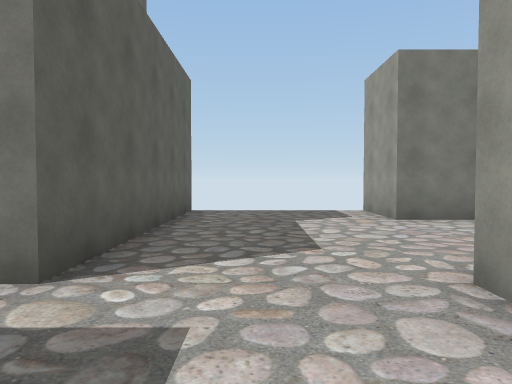
[1] (above)

24 first-person views from a walk through a 3-D level made in the Unity game engine. The camera is 1.3 m above the floor, tilts 2° down and sees 70° across. The floor is counted in squares, 1.8 m on a side. Each view is taken from the middle of a square. On the plan, view 1 faces up. The plan holds only what a view shows up to about 11 squares ahead; the rest is blank. The place goes on beyond the plan. The player is left out. Some surface patterns are stand-ins.

[2]
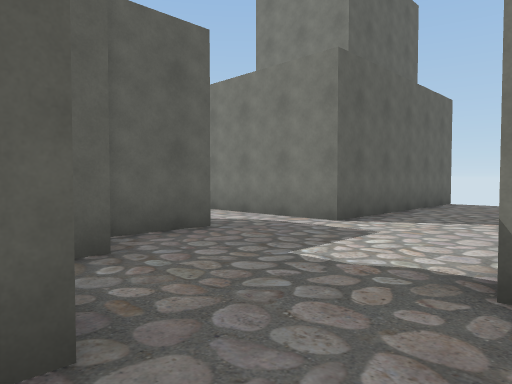

[3]
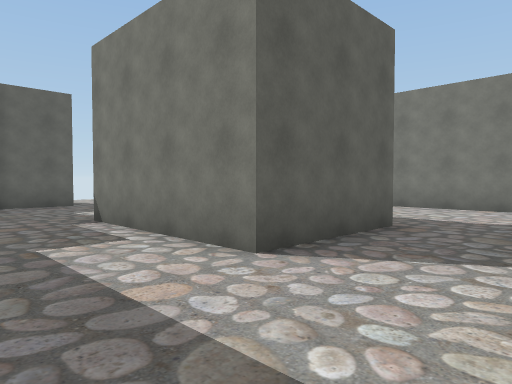

[4]
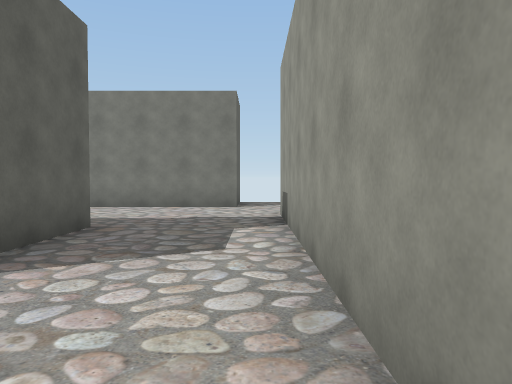

[5]
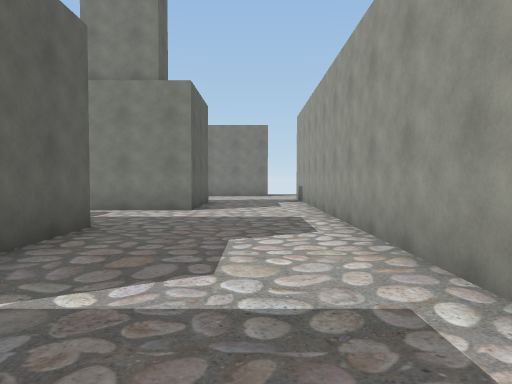

[6]
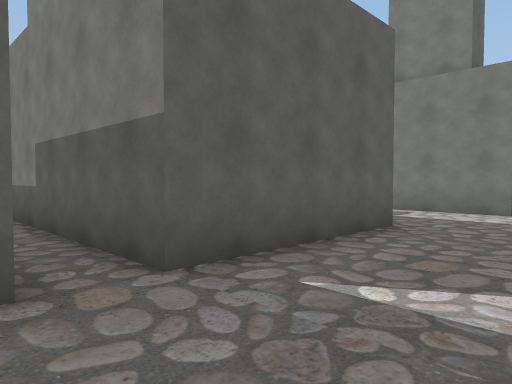

[7]
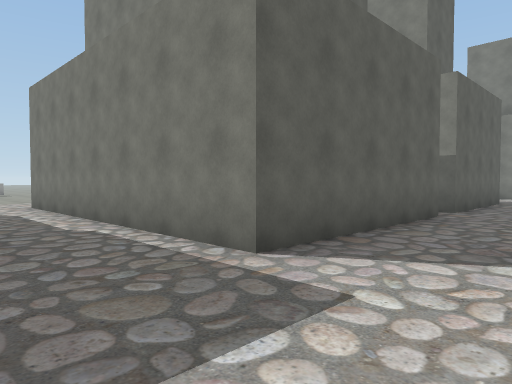

[8]
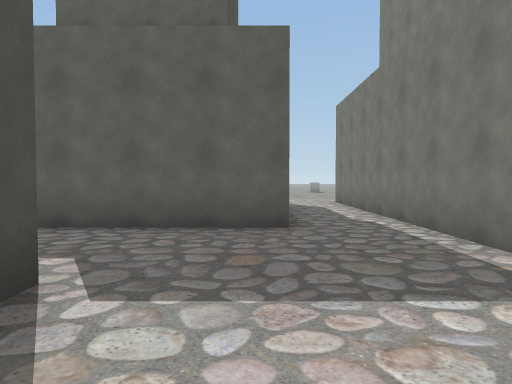

[9]
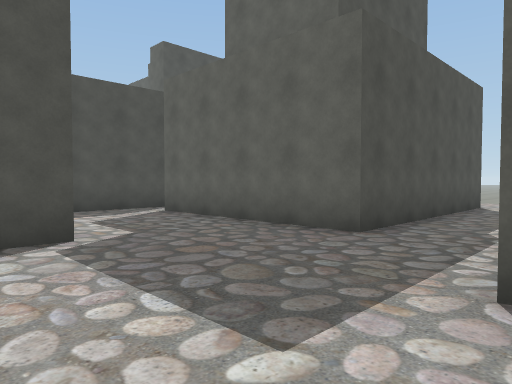

[10]
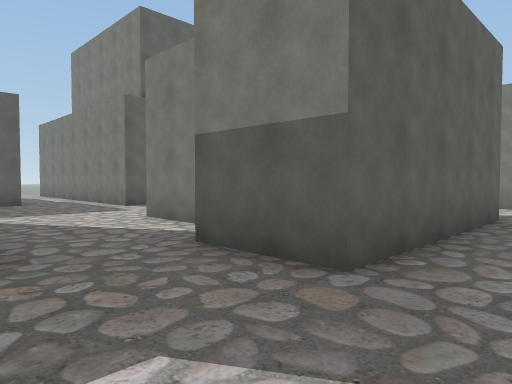

[11]
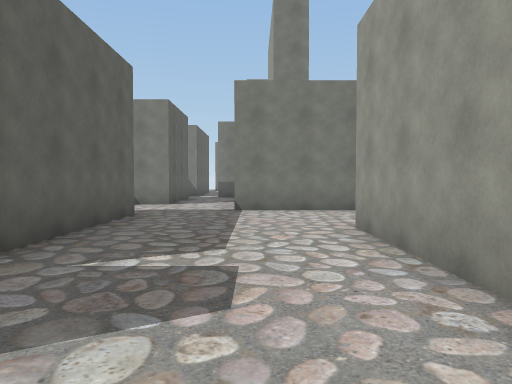

[12]
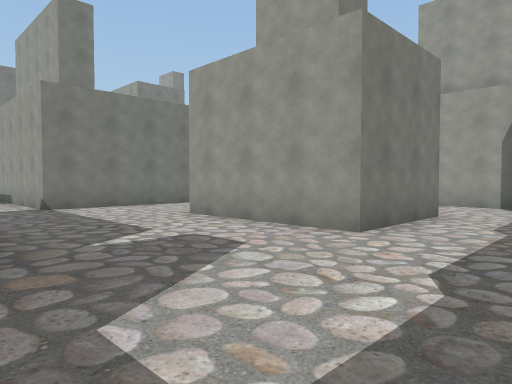

[13]
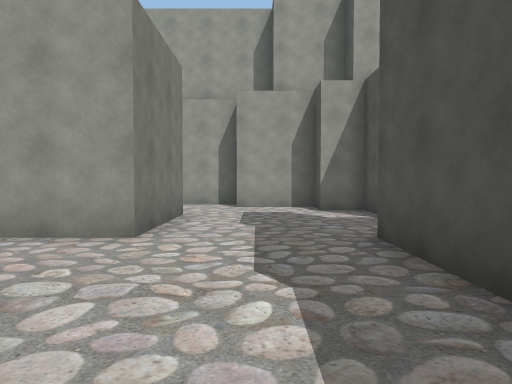

[14]
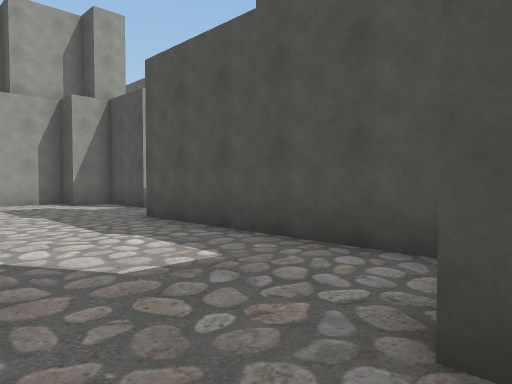

[15]
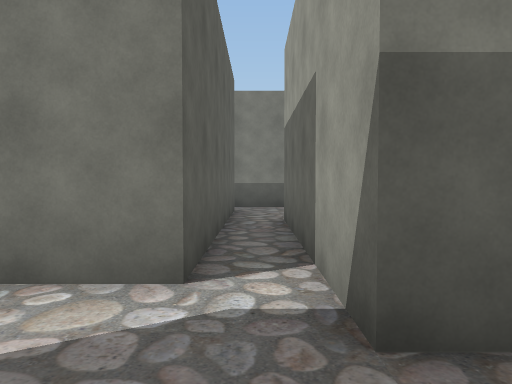

[16]
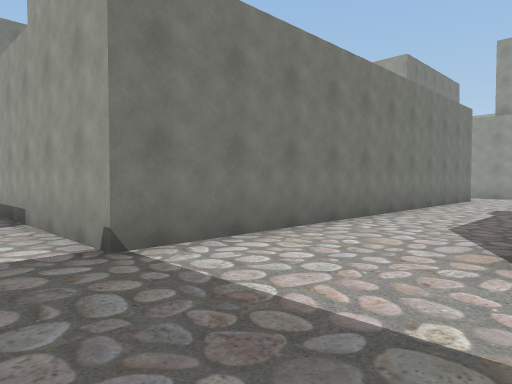

[17]
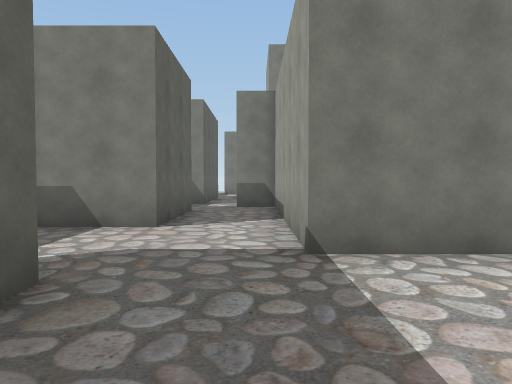

[18]
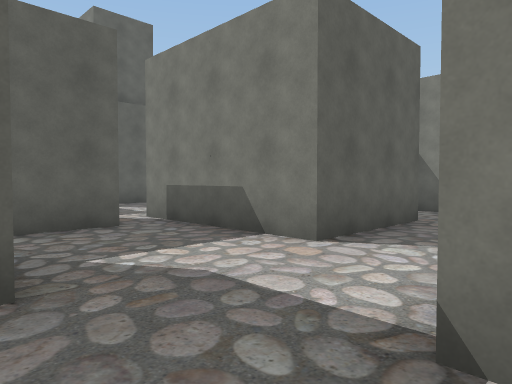

[19]
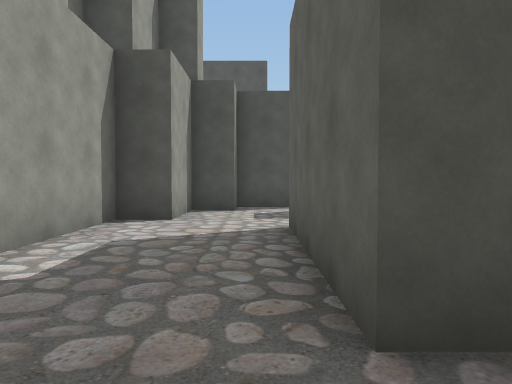

[20]
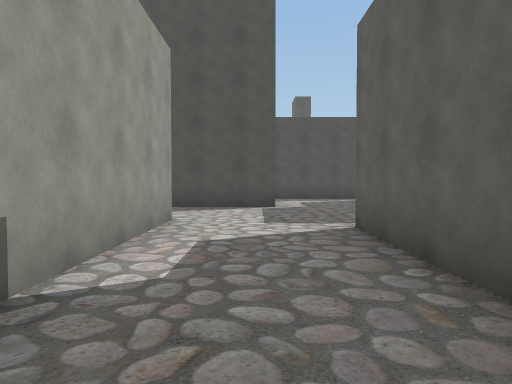

[21]
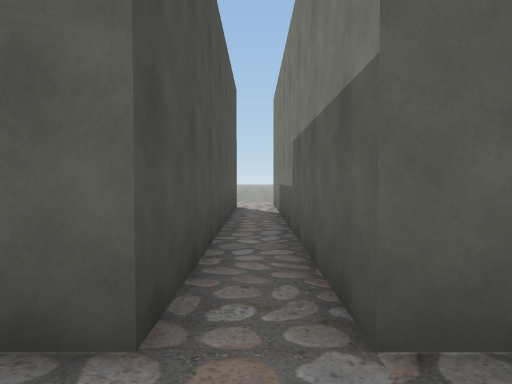

[22]
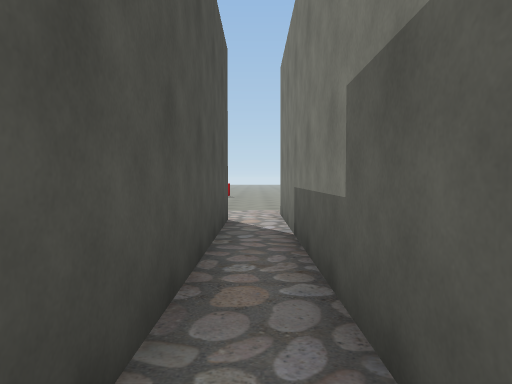

[23]
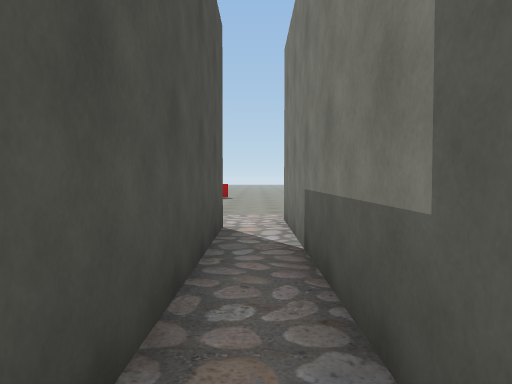

[24]
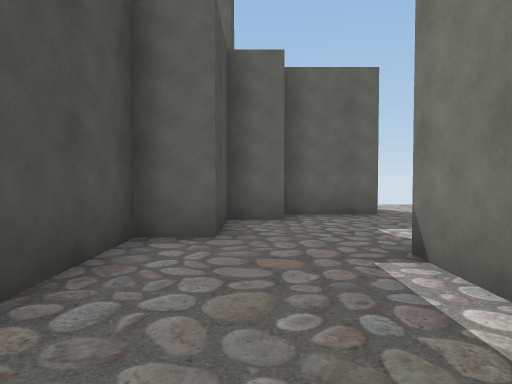

### Floor plan
Points are (right, up) in squares from view 1. A wall is a line through its corners. A room is listed if a view was taken in it or the views show most of it. See-through windows are left out.
Room 1 (views 1, 2, 3, 4, 5, 6, 7, 8, 9, 20, 21, 22, 23, 24)
walls: (4.5, -3.4) (4.5, -7.5) (-3.5, -7.5); (8.5, -6.9) (8.5, 4.4); (-1.5, -1.4) (-1.5, -2.5) (0.5, -2.5) (0.5, -3.5) (2.9, -3.5); (5.5, 2.6) (5.5, -0.5) (1.5, -0.5); (-3.5, -8.5) (4.5, -8.5) (4.5, -13.5) (-3.5, -13.5); (-2.5, 0.6) (-2.5, -1.5); (8.5, -14.5) (7.5, -14.5) (7.5, -10.1); (6.5, 6.5) (2.5, 6.5) (2.5, 8.5); (5.4, -17.5) (8.2, -17.5); (-3.6, -15.5) (2.5, -15.5) (2.5, -20.5); (-1.5, 8.6) (-1.5, 2.5) (-5.1, 2.5); (1.9, -21.5) (4.2, -21.5)
ways out: opening at (9, -8) to room 2; opening at (9.7, -16) to room 2; opening at (-3.5, -14.5); opening at (-3.5, 1.5); opening at (-3, -8); opening at (2, -21); opening at (8, 5.7)
Room 2 (views 10, 11, 12, 13, 14, 15, 16, 17, 18, 19)
walls: (18.9, -12.5) (19.5, -12.5) (19.5, -16.5) (16.5, -16.5) (16.5, -12.5); (12.5, -10.4) (12.5, -15.5) (10.5, -15.5) (10.5, -10.5); (22.5, -9.5) (14.5, -9.5) (14.5, -3.9); (9.5, -8.5) (9.5, -14.5) (8.5, -14.5); (18.5, -20.5) (20.5, -20.5) (20.5, -19.5) (21.5, -19.5) (21.5, -17.5) (22.5, -17.5) (22.5, -16.9); (11.1, -19.5) (16.5, -19.5); (12.5, -4.4) (12.5, -7.5) (8.5, -7.5); (14.6, -3.5) (13.5, -3.5); (12.5, -2.5) (11.6, -2.5)
ways out: opening at (9, -8) to room 1; opening at (9.7, -16) to room 1; opening at (13, -2)

Positions as (right, up) in squares from view 1, and headings:
1: (0, 0), facing up
2: (2, -3), facing up-left
3: (8, -3), facing up-left
4: (8, -3), facing up
5: (7, -9), facing up
6: (7, -9), facing up-left
7: (7, -16), facing up-left
8: (8, -16), facing left
9: (7, -13), facing down-left
10: (14, -18), facing up-left
11: (15, -18), facing up
12: (12, -19), facing up-right
13: (12, -18), facing right
14: (10, -16), facing down-right
15: (10, -17), facing up
16: (13, -13), facing up-right
17: (14, -13), facing up
18: (15, -11), facing up-left
19: (20, -11), facing down
20: (6, -8), facing down
21: (6, -8), facing left
22: (3, -8), facing left
23: (2, -8), facing left
24: (5, -2), facing left
